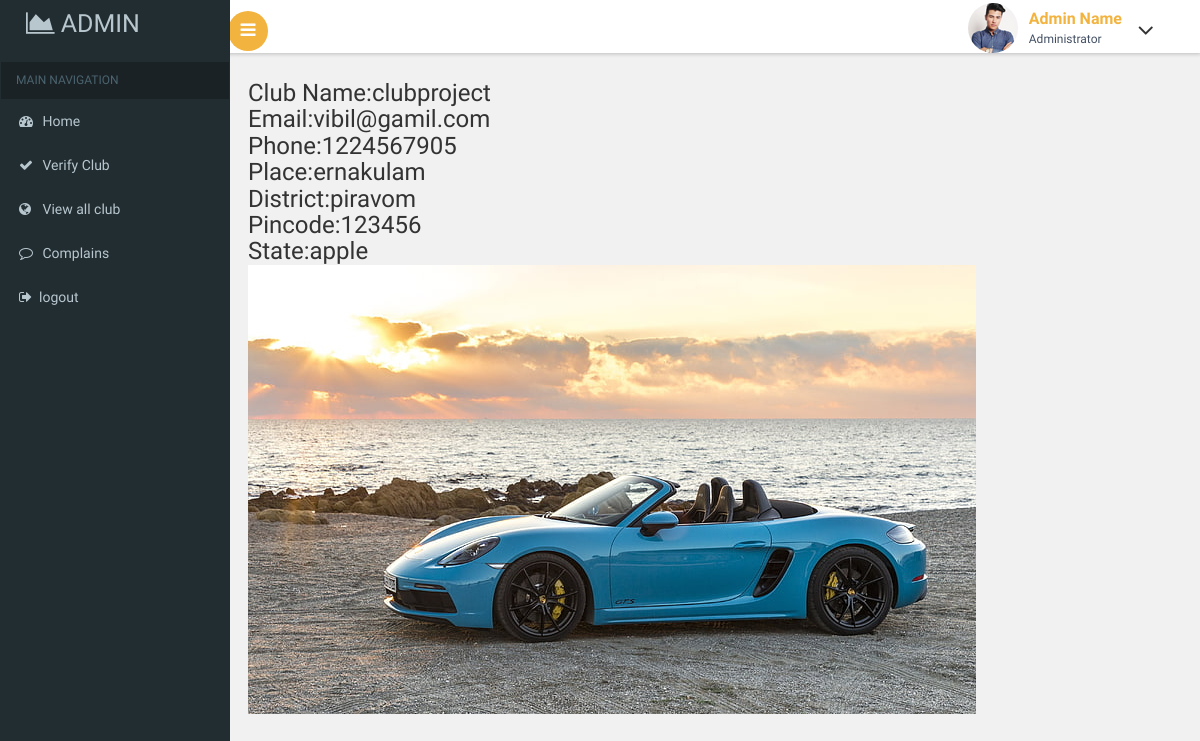
Before: /Admin/viewsingleclub.php?clubid=11 with the older database file.
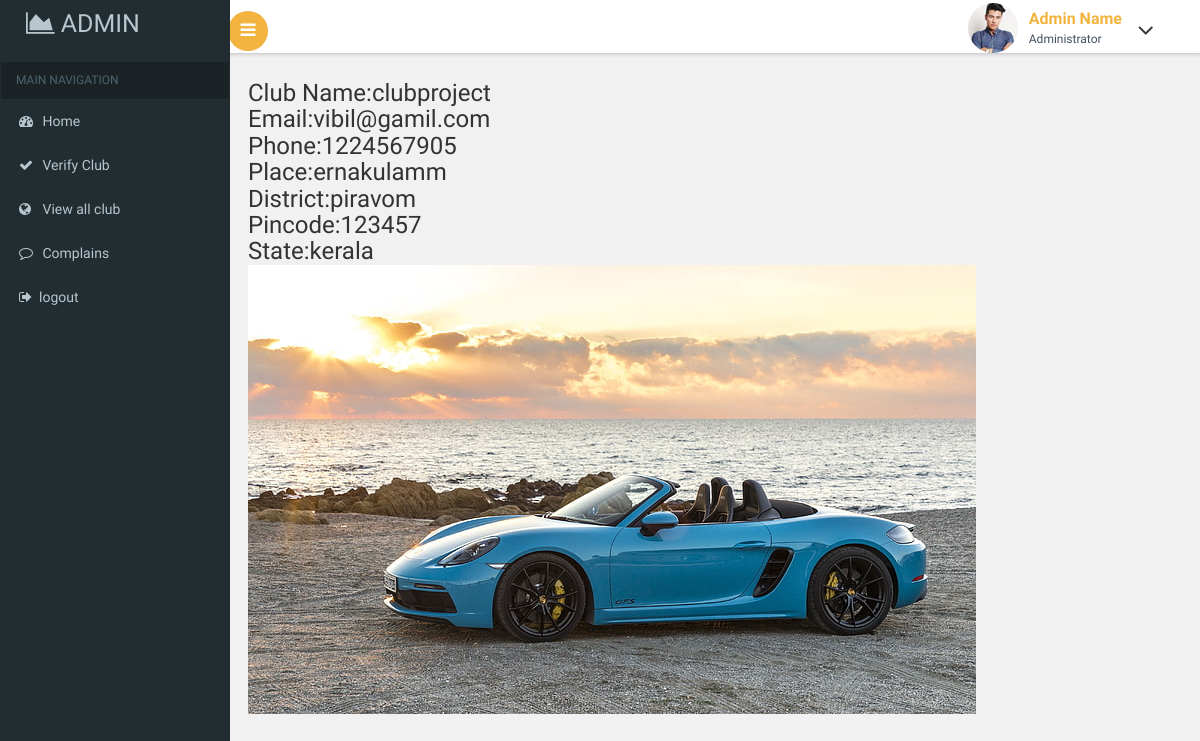
After: the same page with the newer database file.
### tables this page shows
CREATE TABLE `club` (
  `userid` int(50) NOT NULL,
  `clubid` int(50) NOT NULL,
  `clubname` varchar(50) NOT NULL,
  `email` varchar(50) NOT NULL,
  `phone` bigint(20) NOT NULL,
  `place` varchar(50) NOT NULL,
  `district` varchar(50) NOT NULL,
  `pincode` int(50) NOT NULL,
  `state` varchar(50) NOT NULL,
  `licence` varchar(50) NOT NULL,
  `admin_status` int(11) NOT NULL
);

### Admin/viewsingleclub.php (the view, shortened to what this page needs)
<?php
include("header.php");
include("../dbconn.php");
$clubid=$_GET["clubid"];
$sql="select * from club where clubid=$clubid";
$res=mysqli_query($conn,$sql);
$r=mysqli_fetch_assoc($res);
?>
		<div id="page-wrapper">
			<div class="main-page">
			<h3>Club Name:<?php echo $r["clubname"]?></h3>
            <h3>Email:<?php echo $r["email"]?></h3>
            <h3>Phone:<?php echo $r["phone"]?></h3>
            <h3>Place:<?php echo $r["place"]?></h3>
            <h3>District:<?php echo $r["district"]?></h3>
            <h3>Pincode:<?php echo $r["pincode"]?></h3>
            <h3>State:<?php echo $r["state"]?></h3>
            <img src="../register4club/<?php echo $r['licence']?>">
            <br><br>
		</div>
		</div>
		</div>
<?php
include("footer.php");
?>

Changed rows visible on the page:
changed club "clubproject": place "ernakulam" → "ernakulamm"; pincode "123456" → "123457"; state "apple" → "kerala"
